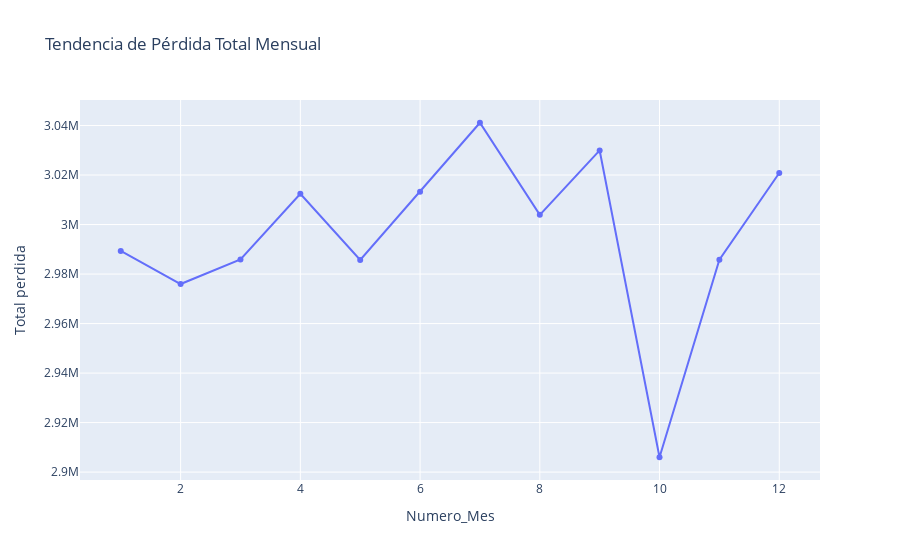

The cell this chart's notebook holds for it:
### Code cell
# Tendencia de Total Pérdida
fig_perdida = px.line(monthly_summary, x='Numero_Mes', y='Total perdida', title='Tendencia de Pérdida Total Mensual', markers=True)
fig_perdida.show()

### Figure 1 — Plotly figure (JSON) as saved in the notebook; plotly's stock layout.template omitted (floating-point values rounded to 4 significant figures)
{"data": [{"hovertemplate": "Numero_Mes=%{x}<br>Total perdida=%{y}<extra></extra>", "legendgroup": "", "line": {"color": "#636efa", "dash": "solid"}, "marker": {"symbol": "circle"}, "mode": "markers+lines", "name": "", "orientation": "v", "showlegend": false, "type": "scatter", "x": [1, 2, 3, 4, 5, 6, 7, 8, 9, 10, 11, 12], "xaxis": "x", "y": [2989352, 2975969, 2985872, 3012400, 2985720, 3013265, 3041118, 3003929, 3029932, 2905999, 2985763, 3020820], "yaxis": "y"}], "layout": {"legend": {"tracegroupgap": 0}, "title": {"text": "Tendencia de Pérdida Total Mensual"}, "xaxis": {"anchor": "y", "domain": [0, 1], "title": {"text": "Numero_Mes"}}, "yaxis": {"anchor": "x", "domain": [0, 1], "title": {"text": "Total perdida"}}}}
